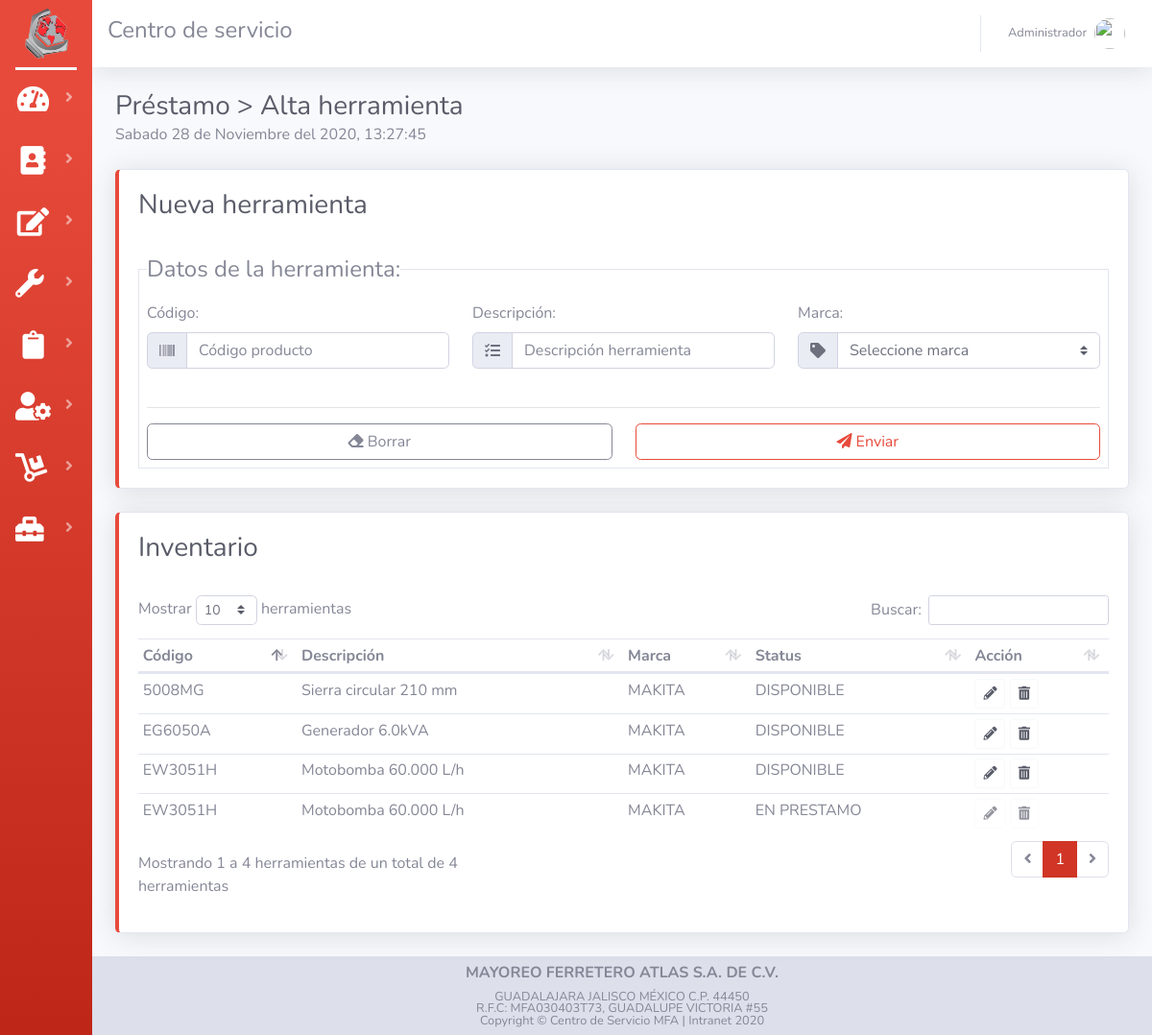
/herramienta.php (signed in), run on the app's committed database.
### tables this page shows
CREATE TABLE `tab_herramienta` (
  `Id_herramienta` int(11) NOT NULL AUTO_INCREMENT,
  `cod_herramienta` varchar(50) NOT NULL,
  `desc_herramienta` varchar(100) NOT NULL,
  `marca_herramienta` varchar(50) NOT NULL,
  `status_herramienta` varchar(50) NOT NULL,
  PRIMARY KEY (`Id_herramienta`)
);

### herramienta.php (the view, shortened to what this page needs)
<?php session_start();
include("assets/controler/conexion.php");
?>
<!DOCTYPE html>
<html lang="en">
<head>
    <?php include_once("assets/common/header.php"); ?>
</head>
<body id="page-top">
    <div id="wrapper">
        <?php include("assets/common/sidebar.php"); ?>
        <div id="content-wrapper" class="d-flex flex-column">
            <div id="content">
                <?php include("assets/common/topbar.php"); ?>
                <div class="container-fluid">
                    <div class="d-sm-flex align-items-center justify-content-between mb-4">
                        <div>
                            <h1 class='h3 mb-0 text-gray-800'>Préstamo > Alta herramienta</h1>
                            <div id="reloj" style="text-align: left;">
                            </div>
                        </div>
                    </div>
                    <div class="row">
                        <div class="col-xl-12 col-md-12 mb-12">
                            <div class="card border-left-danger shadow ">
                                <div class="card-body">
                                    <h1 class='h3 text-gray-800'>Nueva herramienta</h1>
                                    <br>
                                    <form class="form" id="cleanForm" action="assets/controler/herramienta/altaHerramienta.php" method="POST">
                                        <fieldset class='border p-2'>
                                            <legend class='w-auto'>Datos de la herramienta:</legend>
                                            <div class="row">
                                                <div class="col">
                                                    <label>Código:</label>
                                                    <div class="input-group ">
                                                        <div class="input-group-prepend">
                                                            <span class="input-group-text">
                                                                <i class="fas fa-barcode"></i>
                                                            </span>
                                                        </div>
                                                        <input type="text" class="form-control" placeholder="Código producto" name="forHerCod" required>
                                                    </div>
                                                </div>
                                                <div class="col">
                                                    <label>Descripción:</label>
                                                    <div class="input-group ">
                                                        <div class="input-group-prepend">
                                                            <span class="input-group-text">
                                                                <i class="fas fa-tasks"></i>
                                                            </span>
                                                        </div>
                                                        <input type="text" class="form-control" placeholder="Descripción herramienta" name="forHerDes" required>
                                                    </div>
                                                </div>
                                                <div class="col">
                                                    <label>Marca:</label>
                                                    <div class="input-group ">
                                                        <div class="input-group-prepend">
                                                            <span class="input-group-text">
                                                                <i class="fas fa-tag"></i>
                                                            </span>
                                                        </div>
                                                        <select name="forHerMar" class="custom-select" required>
                                                            <option value="" selected disabled>Seleccione marca</option>
                                                        </select>
                                                    </div>
                                                </div>
                                            </div>
                                            <br>
                                            <hr>
                                            <div class="row">
                                                <div class="col-lg-6 col-md-6 col-sm-12 col-xs-12">
                                                    <button type="button" onClick=clean() class="btn btn-outline-secondary btn-block"><i class="fas fa-eraser"></i> Borrar</button>
                                                </div>
                                                <br>
                                                <div class="col-lg-6 col-md-6 col-sm-12 col-xs-12">
                                                    <button type="submit" class="btn btn-outline-danger btn-block"><i class="fas fa-paper-plane"></i> Enviar</button>
                                                </div>
                                            </div>
                                        </fieldset>
                                    </form>
                                </div>
                            </div>
                        </div>
                    </div>
                    <br>
                    <div class="row">
                        <div class="col-xl-12 col-md-12 mb-12">
                            <div class="card border-left-danger shadow ">
                                <div class="card-body">
                                    <h1 class='h3 text-gray-800'>Inventario</h1>
                                    <br>
                                    <div class="table">
                                        <table class="table table-hover table-sm" id="dataTableHerramienta" width="100%" cellspacing="0">
                                            <thead>
                                                <tr>
                                                    <th>Código</th>
                                                    <th>Descripción</th>
                                                    <th>Marca</th>
                                                    <th>Status</th>
                                                    <th>Acción</th>
                                                </tr>
                                            </thead>
                                            <tbody>
                                                <?php
                                                $queryHerramienta = "SELECT * FROM tab_herramienta";
                                                $rsHerramienta = mysqli_query($con, $queryHerramienta) or die("Error de consulta");
                                                while ($Herramienta = mysqli_fetch_array($rsHerramienta)) {
                                                    if ($Herramienta['status_herramienta'] == "DISPONIBLE") {
                                                        $disable="";
                                                    }else {
                                                        $disable="disabled";
                                                    }
                                                    echo "
                                            <tr>
                                                    <td>" . $Herramienta['cod_herramienta'] . "</td>
                                                    <td>" . $Herramienta['desc_herramienta'] . "</td>
                                                    <td>" . $Herramienta['marca_herramienta'] . "</td>
                                                    <td>" . $Herramienta['status_herramienta'] . "</td>
                                                    <td>
                                                    <button type='button' class='btn btn-outline-light text-dark btn-sm BtnHerramienta' data-toggle='modal' data-target='#modalHerramienta'value=" . $Herramienta['Id_herramienta'] . " " . $disable . ">
                                                    <i class='fas fa-pencil-alt'></i></button>
                                                    <button type='button' class='btn btn-outline-light text-dark btn-sm BtnDel' data-toggle='modal' data-target='#modalDel'value=" . $Herramienta['Id_herramienta'] . " " . $disable . ">
                                                    <i class='fas fa-trash-alt'></i></i></button>
                                                    </td>
                                                </tr>
                                            ";
                                                } ?>
                                            </tbody>
                                        </table>
                                    </div>
                                </div>
                            </div>
                        </div>
                    </div>
                </div>
                <br>
            </div>
            <?php include_once("assets/common/foter.php"); ?>
        </div>
    </div>
</body>
</html>

### assets/css/code.css (style rules this page uses)
* { margin: 0; padding: 0; box-sizing: border-box; }

### data on the page
tab_herramienta: cod_herramienta "EW3051H", desc_herramienta "Motobomba 60.000 L/h", marca_herramienta "MAKITA", status_herramienta "DISPONIBLE"
tab_herramienta: cod_herramienta "EG6050A", desc_herramienta "Generador 6.0kVA", marca_herramienta "MAKITA", status_herramienta "DISPONIBLE"
tab_herramienta: cod_herramienta "5008MG", desc_herramienta "Sierra circular 210 mm", marca_herramienta "MAKITA", status_herramienta "DISPONIBLE"
tab_herramienta: cod_herramienta "EW3051H", desc_herramienta "Motobomba 60.000 L/h", marca_herramienta "MAKITA", status_herramienta "EN PRESTAMO"

### other printed values
$_SESSION['name_user'] "Administrador"
